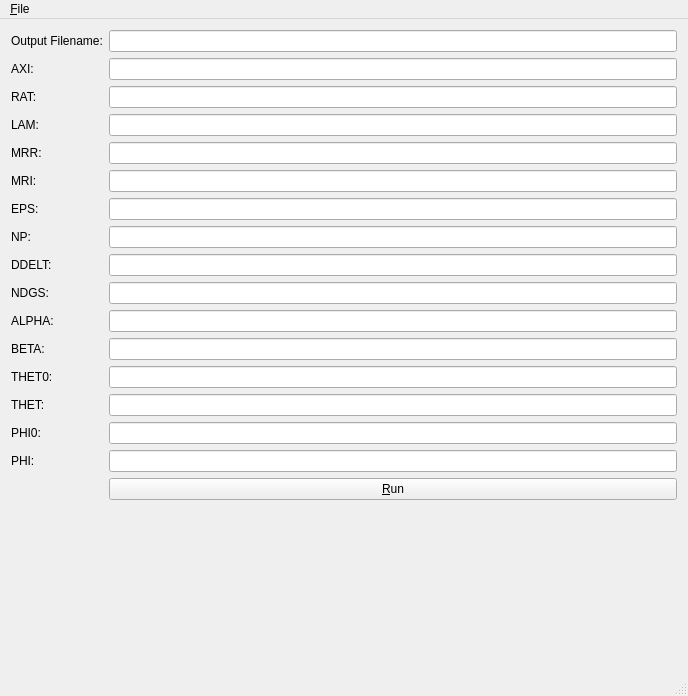
<?xml version="1.0" encoding="UTF-8"?>
<ui version="4.0">
 <class>frmmainClass</class>
 <widget class="QMainWindow" name="frmmainClass">
  <property name="geometry">
   <rect>
    <x>0</x>
    <y>0</y>
    <width>688</width>
    <height>696</height>
   </rect>
  </property>
  <property name="windowTitle">
   <string>frmmain</string>
  </property>
  <widget class="QWidget" name="centralWidget">
   <layout class="QFormLayout" name="formLayout">
    <item row="0" column="0">
     <widget class="QLabel" name="label">
      <property name="text">
       <string>Output Filename:</string>
      </property>
     </widget>
    </item>
    <item row="0" column="1">
     <widget class="QLineEdit" name="txtOutput">
      <property name="statusTip">
       <string>Specify the output filename</string>
      </property>
     </widget>
    </item>
    <item row="1" column="0">
     <widget class="QLabel" name="label_2">
      <property name="text">
       <string>AXI:</string>
      </property>
     </widget>
    </item>
    <item row="2" column="0">
     <widget class="QLabel" name="label_3">
      <property name="text">
       <string>RAT:</string>
      </property>
     </widget>
    </item>
    <item row="3" column="0">
     <widget class="QLabel" name="label_4">
      <property name="text">
       <string>LAM:</string>
      </property>
     </widget>
    </item>
    <item row="4" column="0">
     <widget class="QLabel" name="label_5">
      <property name="text">
       <string>MRR:</string>
      </property>
     </widget>
    </item>
    <item row="5" column="0">
     <widget class="QLabel" name="label_6">
      <property name="text">
       <string>MRI:</string>
      </property>
     </widget>
    </item>
    <item row="6" column="0">
     <widget class="QLabel" name="label_7">
      <property name="text">
       <string>EPS:</string>
      </property>
     </widget>
    </item>
    <item row="7" column="0">
     <widget class="QLabel" name="label_8">
      <property name="text">
       <string>NP:</string>
      </property>
     </widget>
    </item>
    <item row="8" column="0">
     <widget class="QLabel" name="label_9">
      <property name="text">
       <string>DDELT:</string>
      </property>
     </widget>
    </item>
    <item row="9" column="0">
     <widget class="QLabel" name="label_10">
      <property name="text">
       <string>NDGS:</string>
      </property>
     </widget>
    </item>
    <item row="10" column="0">
     <widget class="QLabel" name="label_11">
      <property name="text">
       <string>ALPHA:</string>
      </property>
     </widget>
    </item>
    <item row="11" column="0">
     <widget class="QLabel" name="label_12">
      <property name="text">
       <string>BETA:</string>
      </property>
     </widget>
    </item>
    <item row="12" column="0">
     <widget class="QLabel" name="label_13">
      <property name="text">
       <string>THET0:</string>
      </property>
     </widget>
    </item>
    <item row="13" column="0">
     <widget class="QLabel" name="label_14">
      <property name="text">
       <string>THET:</string>
      </property>
     </widget>
    </item>
    <item row="14" column="0">
     <widget class="QLabel" name="label_15">
      <property name="text">
       <string>PHI0:</string>
      </property>
     </widget>
    </item>
    <item row="15" column="0">
     <widget class="QLabel" name="label_16">
      <property name="text">
       <string>PHI:</string>
      </property>
     </widget>
    </item>
    <item row="1" column="1">
     <widget class="QLineEdit" name="txtAXI">
      <property name="statusTip">
       <string>Equivalent sphere radius</string>
      </property>
      <property name="inputMask">
       <string/>
      </property>
     </widget>
    </item>
    <item row="2" column="1">
     <widget class="QLineEdit" name="txtRAT">
      <property name="statusTip">
       <string>1 - size is in terms of equal volume-sphere radius. != 1 - equal-surface-area-sphere radius</string>
      </property>
     </widget>
    </item>
    <item row="3" column="1">
     <widget class="QLineEdit" name="txtLAM">
      <property name="statusTip">
       <string>Wavelength of incident light</string>
      </property>
     </widget>
    </item>
    <item row="4" column="1">
     <widget class="QLineEdit" name="txtMRR">
      <property name="statusTip">
       <string>Real part of refractive index</string>
      </property>
     </widget>
    </item>
    <item row="5" column="1">
     <widget class="QLineEdit" name="txtMRI">
      <property name="statusTip">
       <string>Imaginary part of refractive index</string>
      </property>
     </widget>
    </item>
    <item row="6" column="1">
     <widget class="QLineEdit" name="txtEPS">
      <property name="statusTip">
       <string>See documentation. Usage depends on NP</string>
      </property>
     </widget>
    </item>
    <item row="7" column="1">
     <widget class="QLineEdit" name="txtNP">
      <property name="statusTip">
       <string>NP=-1 for spheroids, -2 for cylinders, -3 for gen Chebyshev, +N for degree N Chebyshev particle</string>
      </property>
     </widget>
    </item>
    <item row="8" column="1">
     <widget class="QLineEdit" name="txtDDELT">
      <property name="statusTip">
       <string>Computational accuracy</string>
      </property>
     </widget>
    </item>
    <item row="9" column="1">
     <widget class="QLineEdit" name="txtNDGS">
      <property name="statusTip">
       <string>Integral number of division points</string>
      </property>
     </widget>
    </item>
    <item row="10" column="1">
     <widget class="QLineEdit" name="txtALPHA">
      <property name="statusTip">
       <string>Euler angles (in degrees) specifying orientation of scattering particle relative to lab ref frame</string>
      </property>
     </widget>
    </item>
    <item row="11" column="1">
     <widget class="QLineEdit" name="txtBETA">
      <property name="statusTip">
       <string>Euler angles (in degrees) specifying orientation of scattering particle relative to lab ref frame</string>
      </property>
     </widget>
    </item>
    <item row="12" column="1">
     <widget class="QLineEdit" name="txtTHET0">
      <property name="statusTip">
       <string>zenith angle of the incident beam in degrees   </string>
      </property>
     </widget>
    </item>
    <item row="13" column="1">
     <widget class="QLineEdit" name="txtTHET">
      <property name="statusTip">
       <string>zenith angle of the scattered beam in degrees</string>
      </property>
     </widget>
    </item>
    <item row="14" column="1">
     <widget class="QLineEdit" name="txtPHI0">
      <property name="statusTip">
       <string>azimuth angle of the incident beam in degrees</string>
      </property>
     </widget>
    </item>
    <item row="15" column="1">
     <widget class="QLineEdit" name="txtPHI">
      <property name="statusTip">
       <string>azimuth angle of the scattered beam in degrees</string>
      </property>
     </widget>
    </item>
    <item row="16" column="1">
     <widget class="QPushButton" name="cmdRun">
      <property name="statusTip">
       <string>Begin the run. </string>
      </property>
      <property name="text">
       <string>&amp;Run</string>
      </property>
     </widget>
    </item>
   </layout>
  </widget>
  <widget class="QMenuBar" name="menuBar">
   <property name="geometry">
    <rect>
     <x>0</x>
     <y>0</y>
     <width>688</width>
     <height>21</height>
    </rect>
   </property>
   <widget class="QMenu" name="menu_File">
    <property name="title">
     <string>&amp;File</string>
    </property>
    <addaction name="actionE_xit"/>
   </widget>
   <addaction name="menu_File"/>
  </widget>
  <widget class="QStatusBar" name="statusBar"/>
  <action name="actionE_xit">
   <property name="text">
    <string>E&amp;xit</string>
   </property>
  </action>
 </widget>
 <layoutdefault spacing="6" margin="11"/>
 <resources>
  <include location="frmmain.qrc"/>
 </resources>
 <connections>
  <connection>
   <sender>actionE_xit</sender>
   <signal>activated()</signal>
   <receiver>frmmainClass</receiver>
   <slot>close()</slot>
   <hints>
    <hint type="sourcelabel">
     <x>-1</x>
     <y>-1</y>
    </hint>
    <hint type="destinationlabel">
     <x>299</x>
     <y>199</y>
    </hint>
   </hints>
  </connection>
  <connection>
   <sender>cmdRun</sender>
   <signal>clicked()</signal>
   <receiver>frmmainClass</receiver>
   <slot>run()</slot>
   <hints>
    <hint type="sourcelabel">
     <x>388</x>
     <y>457</y>
    </hint>
    <hint type="destinationlabel">
     <x>343</x>
     <y>263</y>
    </hint>
   </hints>
  </connection>
 </connections>
 <slots>
  <slot>populate()</slot>
  <slot>run()</slot>
  <slot>done()</slot>
 </slots>
</ui>
